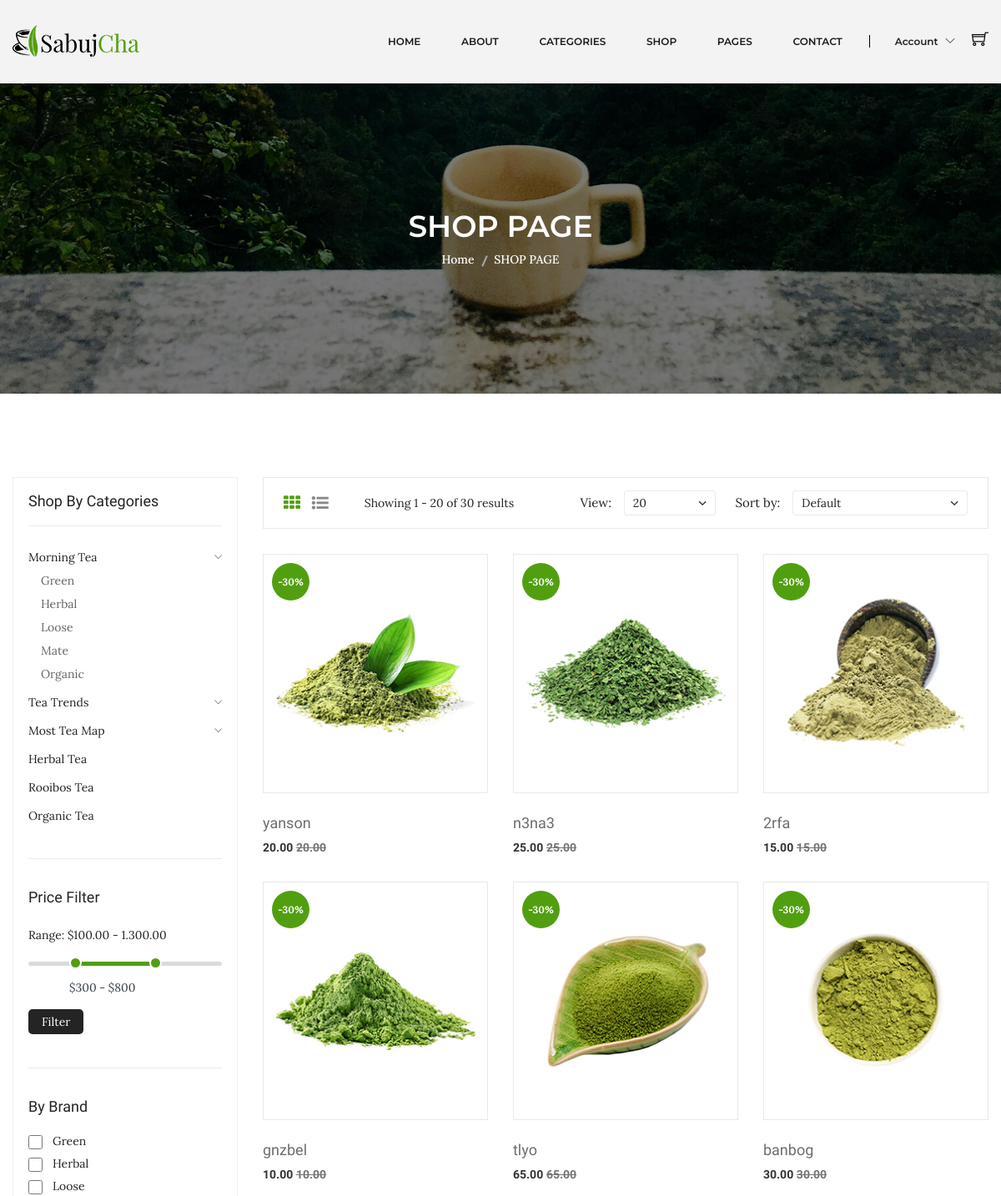
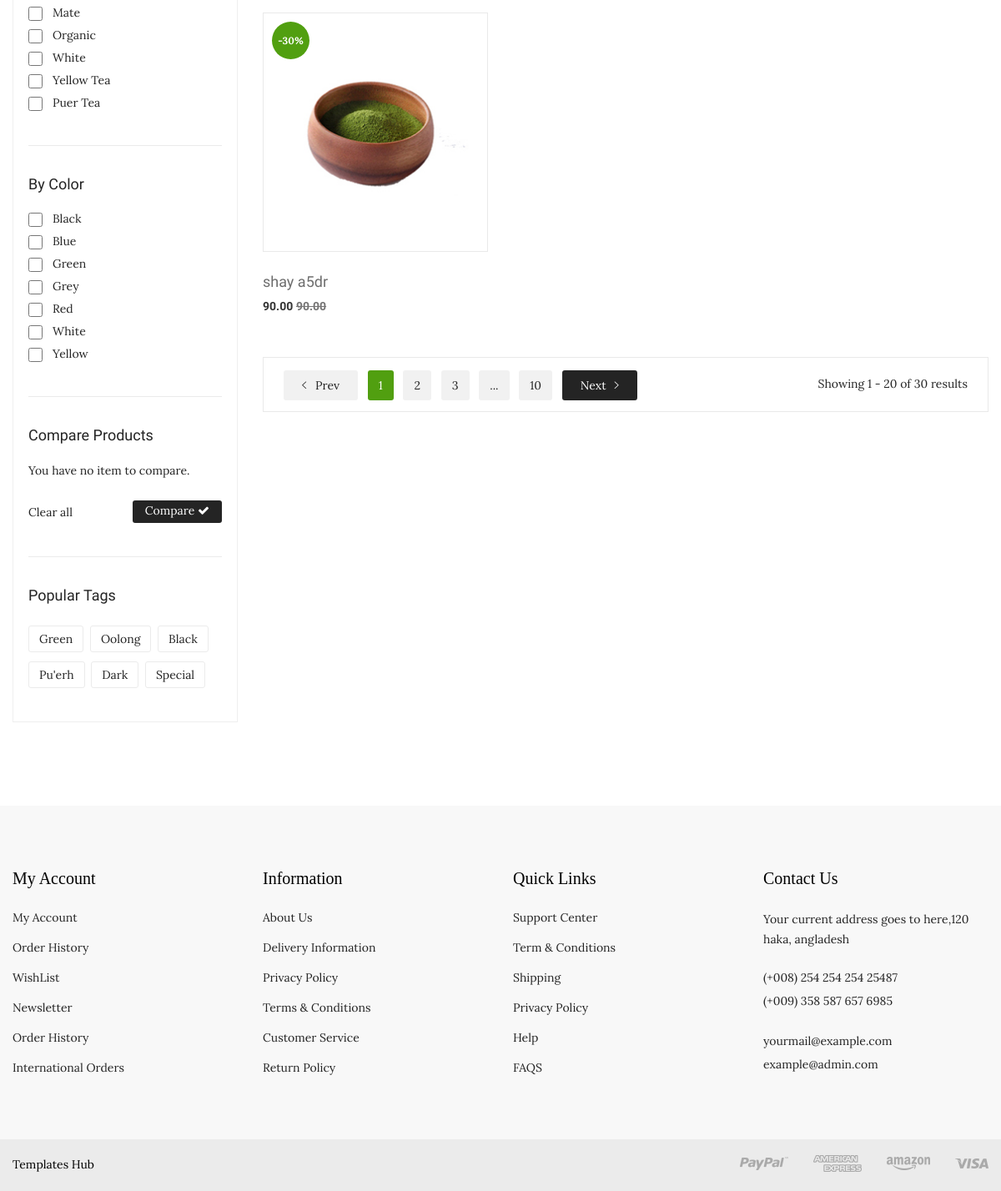
The page /shop.php on the database its author committed (2 pictures, top to bottom).
### tables this page shows
CREATE TABLE `products` (
  `id` int(10) UNSIGNED NOT NULL,
  `name` varchar(255) NOT NULL,
  `price` float(10,2) NOT NULL,
  `details` text NOT NULL,
  `photo` varchar(255) NOT NULL,
  `brand_id` int(10) UNSIGNED NOT NULL,
  `sub_category_id` int(10) UNSIGNED DEFAULT NULL,
  `supplier_id` int(10) UNSIGNED NOT NULL,
  `created_at` timestamp NOT NULL DEFAULT current_timestamp(),
  `updated_at` timestamp NOT NULL DEFAULT current_timestamp() ON UPDATE current_timestamp()
);

### database.php (called while the page is built, shortened)
<?php
class database {
    public $serverName = 'localhost';
    public $username = 'root';
    public $password = '';
    public $dbName = 'nti_ecommerce';
    public $con;
    public function __construct()
    {
        $this->con = new mysqli($this->serverName,$this->username,$this->password,$this->dbName);
    }
    public function runDQL($query)
    {
        $result = $this->con->query($query);
        if($result->num_rows > 0){
            return $result;
        }else{
            return [];
        }
    }
}

### Product.php (called while the page is built, shortened)
<?php
include_once "database.php";
class Product extends database implements operations{
    public function selectData(){
       $query = "SELECT `products`.* FROM `products` LIMIT 10";
       return $this->runDQL($query);
    }
}
?>

### shop.php (the view, shortened to what this page needs)
<?php include_once "header.php" ?>
<div class="breadcrumb-area bg-image-3 ptb-150">
    <div class="container">
        <div class="breadcrumb-content text-center">
            <h3>SHOP PAGE</h3>
            <ul>
                <li><a href="index.php">Home</a></li>
                <li class="active">SHOP PAGE</li>
            </ul>
        </div>
    </div>
</div>
<div class="shop-page-area ptb-100">
    <div class="container">
        <div class="row flex-row-reverse">
            <div class="col-lg-9">
                <div class="shop-topbar-wrapper">
                    <div class="shop-topbar-left">
                        <ul class="view-mode">
                            <li class="active"><a href="#product-grid" data-view="product-grid"><i class="fa fa-th"></i></a></li>
                            <li><a href="#product-list" data-view="product-list"><i class="fa fa-list-ul"></i></a></li>
                        </ul>
                        <p>Showing 1 - 20 of 30 results </p>
                    </div>
                    <div class="product-sorting-wrapper">
                        <div class="product-shorting shorting-style">
                            <label>View:</label>
                            <select>
                                <option value=""> 20</option>
                            </select>
                        </div>
                        <div class="product-show shorting-style">
                            <label>Sort by:</label>
                            <select>
                                <option value="">Default</option>
                            </select>
                        </div>
                    </div>
                </div>
                <div class="grid-list-product-wrapper">
                    <div class="product-grid product-view pb-20">
                        <div class="row">
                            <?php
                            include_once "Product.php";
                            $pro = new Product();
                            if(isset($_GET['sub']) && $_GET['sub']){
                                $pro->setSubCategoryId($_GET['sub']);
                                $result = $pro->getProductsBySub();
                            }else{
                                $result = $pro->selectData();
                            }
                            if (!empty($result)) {
                                $products = $result->fetch_all(MYSQLI_ASSOC);
                                foreach ($products as $key => $value) {
                            ?>
                                    <div class="product-width col-xl-4 col-lg-4 col-md-4 col-sm-6 col-12 mb-30">
                                        <div class="product-wrapper">
                                            <div class="product-img">
                                                <a href="product-details.php?pro=<?php echo $value['id'] ?>">
                                                    <img alt="" src="assets/img/product/<?php echo $value['photo'] ?>">
                                                </a>
                                                <span>-30%</span>
                                                <div class="product-action">
                                                </div>
                                            </div>
                                            <div class="product-content text-left">
                                                <div class="product-hover-style">
                                                    <div class="product-title">
                                                        <h4>
                                                            <a href="product-details.php?pro=<?php echo $value['id'] ?>"><?php echo $value['name'] ?></a>
                                                        </h4>
                                                    </div>
                                                </div>
                                                <div class="product-price-wrapper">
                                                    <span><?php echo $value['price'] ?></span>
                                                    <span class="product-price-old"><?php echo $value['price'] ?> </span>
                                                </div>
                                            </div>
                                        </div>
                                    </div>
                            <?php
                                }
                            }
                            ?>
                        </div>
                    </div>
                    <div class="pagination-total-pages">
                        <div class="pagination-style">
                            <ul>
                                <li><a class="prev-next prev" href="#"><i class="ion-ios-arrow-left"></i> Prev</a></li>
                                <li><a class="active" href="#">1</a></li>
                                <li><a href="#">2</a></li>
                                <li><a href="#">3</a></li>
                                <li><a href="#">...</a></li>
                                <li><a href="#">10</a></li>
                                <li><a class="prev-next next" href="#">Next<i class="ion-ios-arrow-right"></i> </a></li>
                            </ul>
                        </div>
                        <div class="total-pages">
                            <p>Showing 1 - 20 of 30 results </p>
                        </div>
                    </div>
                </div>
            </div>
            <div class="col-lg-3">
                <div class="shop-sidebar-wrapper gray-bg-7 shop-sidebar-mrg">
                    <div class="shop-widget">
                        <h4 class="shop-sidebar-title">Shop By Categories</h4>
                        <div class="shop-catigory">
                            <ul id="faq">
                                <li> <a data-toggle="collapse" data-parent="#faq" href="#shop-catigory-1">Morning Tea <i class="ion-ios-arrow-down"></i></a>
                                    <ul id="shop-catigory-1" class="panel-collapse collapse show">
                                        <li><a href="#">Green</a></li>
                                        <li><a href="#">Herbal</a></li>
                                        <li><a href="#">Loose </a></li>
                                        <li><a href="#">Mate</a></li>
                                        <li><a href="#">Organic</a></li>
                                    </ul>
                                </li>
                                <li> <a data-toggle="collapse" data-parent="#faq" href="#shop-catigory-2">Tea Trends<i class="ion-ios-arrow-down"></i></a>
                                </li>
                                <li> <a data-toggle="collapse" data-parent="#faq" href="#shop-catigory-3">Most Tea Map <i class="ion-ios-arrow-down"></i></a>
                                </li>
                                <li> <a href="#">Herbal Tea</a> </li>
                                <li> <a href="#">Rooibos Tea</a></li>
                                <li> <a href="#">Organic Tea</a></li>
                            </ul>
                        </div>
                    </div>
                    <div class="shop-price-filter mt-40 shop-sidebar-border pt-35">
                        <h4 class="shop-sidebar-title">Price Filter</h4>
                        <div class="price_filter mt-25">
                            <span>Range: $100.00 - 1.300.00 </span>
                            <div id="slider-range"></div>
                            <div class="price_slider_amount">
                                <div class="label-input">
                                    <input type="text" id="amount" name="price" placeholder="Add Your Price" />
                                </div>
                                <button type="button">Filter</button>
                            </div>
                        </div>
                    </div>
                    <div class="shop-widget mt-40 shop-sidebar-border pt-35">
                        <h4 class="shop-sidebar-title">By Brand</h4>
                        <div class="sidebar-list-style mt-20">
                            <ul>
                                <li><input type="checkbox"><a href="#">Green </a>
                                <li><input type="checkbox"><a href="#">Herbal </a></li>
                                <li><input type="checkbox"><a href="#">Loose </a></li>
                                <li><input type="checkbox"><a href="#">Mate </a></li>
                                <li><input type="checkbox"><a href="#">Organic </a></li>
                                <li><input type="checkbox"><a href="#">White </a></li>
                                <li><input type="checkbox"><a href="#">Yellow Tea </a></li>
                                <li><input type="checkbox"><a href="#">Puer Tea </a></li>
                            </ul>
                        </div>
                    </div>
                    <div class="shop-widget mt-40 shop-sidebar-border pt-35">
                        <h4 class="shop-sidebar-title">By Color</h4>
                        <div class="sidebar-list-style mt-20">
                            <ul>
                                <li><input type="checkbox"><a href="#">Black </a></li>
                                <li><input type="checkbox"><a href="#">Blue </a></li>
                                <li><input type="checkbox"><a href="#">Green </a></li>
                                <li><input type="checkbox"><a href="#">Grey </a></li>
                                <li><input type="checkbox"><a href="#">Red</a></li>
                                <li><input type="checkbox"><a href="#">White </a></li>
                                <li><input type="checkbox"><a href="#">Yellow </a></li>
                            </ul>
                        </div>
                    </div>
                    <div class="shop-widget mt-40 shop-sidebar-border pt-35">
                        <h4 class="shop-sidebar-title">Compare Products</h4>
                        <div class="compare-product">
                            <p>You have no item to compare. </p>
                            <div class="compare-product-btn">
                                <span>Clear all </span>
                                <a href="#">Compare <i class="fa fa-check"></i></a>
                            </div>
                        </div>
                    </div>
                    <div class="shop-widget mt-40 shop-sidebar-border pt-35">
                        <h4 class="shop-sidebar-title">Popular Tags</h4>
                        <div class="shop-tags mt-25">
                            <ul>
                                <li><a href="#">Green</a></li>
                                <li><a href="#">Oolong</a></li>
                                <li><a href="#">Black</a></li>
                                <li><a href="#">Pu'erh</a></li>
                                <li><a href="#">Dark </a></li>
                                <li><a href="#">Special</a></li>
                            </ul>
                        </div>
                    </div>
                </div>
            </div>
        </div>
    </div>
</div>
<?php include_once "footer.php" ?>

### rows shown on the page
products: photo (picture), name "yanson", price "20.00"
products: photo (picture), name "n3na3", price "25.00"
products: photo (picture), name "2rfa", price "15.00"
products: photo (picture), name "gnzbel", price "10.00"
products: photo (picture), name "tlyo", price "65.00"
products: photo (picture), name "banbog", price "30.00"
products: photo (picture), name "shay a5dr", price "90.00"
